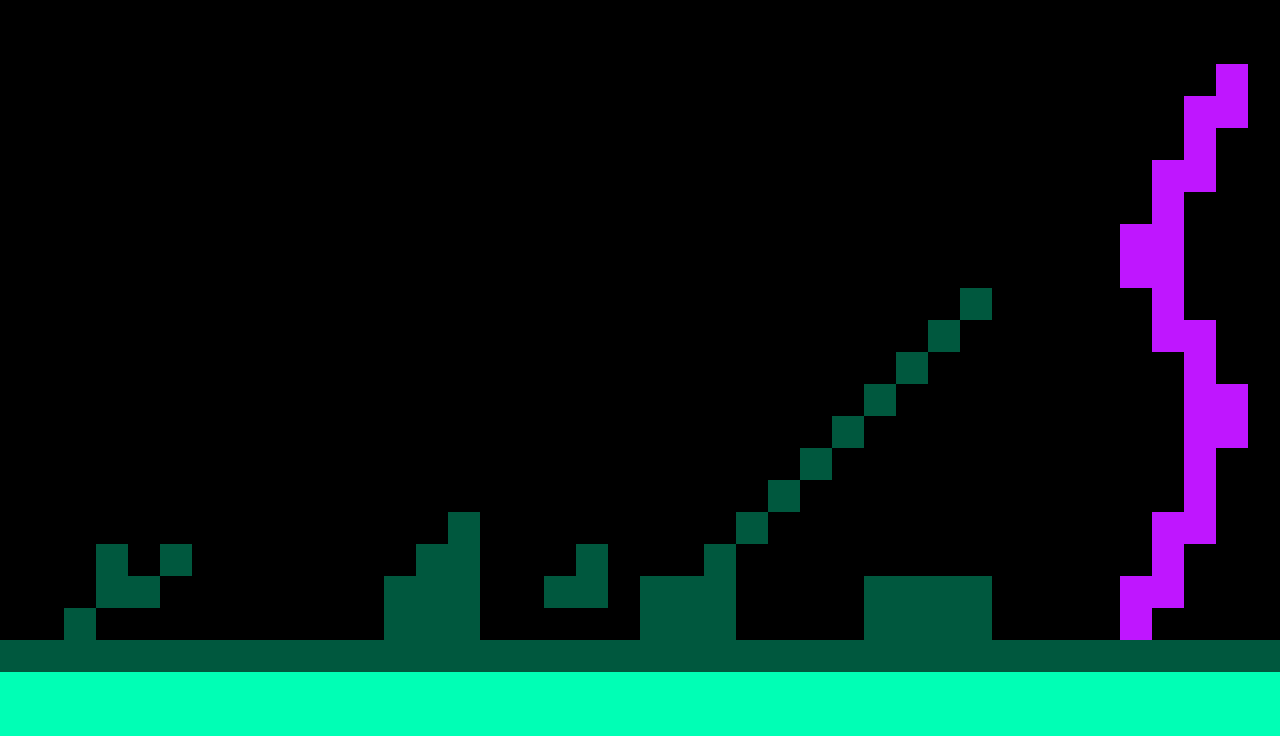

This is a level from a 2D game, rendered from its Tiled map with the project's own tilesets. A one-line summary and the complete map file follow:
An orthogonal 40x23 tile map with 32x32 px tiles, 3 tile layers (top, mid, bottom) and 1 object.

<map version="1.2" tiledversion="1.3.2" orientation="orthogonal" renderorder="right-down" compressionlevel="0" width="40" height="23" tilewidth="32" tileheight="32" infinite="0" nextlayerid="6" nextobjectid="2">
 <tileset firstgid="1" name="tileset_dev" tilewidth="32" tileheight="32" tilecount="4" columns="4">
  <image source="../sprites/tileset_dev.png" width="128" height="32" />
 </tileset>
 <layer id="1" name="top" width="40" height="23">
  <data encoding="csv">
0,0,0,0,0,0,0,0,0,0,0,0,0,0,0,0,0,0,0,0,0,0,0,0,0,0,0,0,0,0,0,0,0,0,0,0,0,0,0,0,
0,0,0,0,0,0,0,0,0,0,0,0,0,0,0,0,0,0,0,0,0,0,0,0,0,0,0,0,0,0,0,0,0,0,0,0,0,0,0,0,
0,0,0,0,0,0,0,0,0,0,0,0,0,0,0,0,0,0,0,0,0,0,0,0,0,0,0,0,0,0,0,0,0,0,0,0,0,0,2,0,
0,0,0,0,0,0,0,0,0,0,0,0,0,0,0,0,0,0,0,0,0,0,0,0,0,0,0,0,0,0,0,0,0,0,0,0,0,2,2,0,
0,0,0,0,0,0,0,0,0,0,0,0,0,0,0,0,0,0,0,0,0,0,0,0,0,0,0,0,0,0,0,0,0,0,0,0,0,2,0,0,
0,0,0,0,0,0,0,0,0,0,0,0,0,0,0,0,0,0,0,0,0,0,0,0,0,0,0,0,0,0,0,0,0,0,0,0,2,2,0,0,
0,0,0,0,0,0,0,0,0,0,0,0,0,0,0,0,0,0,0,0,0,0,0,0,0,0,0,0,0,0,0,0,0,0,0,0,2,0,0,0,
0,0,0,0,0,0,0,0,0,0,0,0,0,0,0,0,0,0,0,0,0,0,0,0,0,0,0,0,0,0,0,0,0,0,0,2,2,0,0,0,
0,0,0,0,0,0,0,0,0,0,0,0,0,0,0,0,0,0,0,0,0,0,0,0,0,0,0,0,0,0,0,0,0,0,0,2,2,0,0,0,
0,0,0,0,0,0,0,0,0,0,0,0,0,0,0,0,0,0,0,0,0,0,0,0,0,0,0,0,0,0,3,0,0,0,0,0,2,0,0,0,
0,0,0,0,0,0,0,0,0,0,0,0,0,0,0,0,0,0,0,0,0,0,0,0,0,0,0,0,0,3,0,0,0,0,0,0,2,2,0,0,
0,0,0,0,0,0,0,0,0,0,0,0,0,0,0,0,0,0,0,0,0,0,0,0,0,0,0,0,3,0,0,0,0,0,0,0,0,2,0,0,
0,0,0,0,0,0,0,0,0,0,0,0,0,0,0,0,0,0,0,0,0,0,0,0,0,0,0,3,0,0,0,0,0,0,0,0,0,2,2,0,
0,0,0,0,0,0,0,0,0,0,0,0,0,0,0,0,0,0,0,0,0,0,0,0,0,0,3,0,0,0,0,0,0,0,0,0,0,2,2,0,
0,0,0,0,0,0,0,0,0,0,0,0,0,0,0,0,0,0,0,0,0,0,0,0,0,3,0,0,0,0,0,0,0,0,0,0,0,2,0,0,
0,0,0,0,0,0,0,0,0,0,0,0,0,0,0,0,0,0,0,0,0,0,0,0,3,0,0,0,0,0,0,0,0,0,0,0,0,2,0,0,
0,0,0,0,0,0,0,0,0,0,0,0,0,0,3,0,0,0,0,0,0,0,0,3,0,0,0,0,0,0,0,0,0,0,0,0,2,2,0,0,
0,0,0,3,0,3,0,0,0,0,0,0,0,3,3,0,0,0,3,0,0,0,3,0,0,0,0,0,0,0,0,0,0,0,0,0,2,0,0,0,
0,0,0,3,3,0,0,0,0,0,0,0,3,3,3,0,0,3,3,0,3,3,3,0,0,0,0,3,3,3,3,0,0,0,0,2,2,0,0,0,
0,0,3,0,0,0,0,0,0,0,0,0,3,3,3,0,0,0,0,0,3,3,3,0,0,0,0,3,3,3,3,0,0,0,0,2,0,0,0,0,
0,0,0,0,0,0,0,0,0,0,0,0,0,0,0,0,0,0,0,0,0,0,0,0,0,0,0,0,0,0,0,0,0,0,0,0,0,0,0,0,
0,0,0,0,0,0,0,0,0,0,0,0,0,0,0,0,0,0,0,0,0,0,0,0,0,0,0,0,0,0,0,0,0,0,0,0,0,0,0,0,
0,0,0,0,0,0,0,0,0,0,0,0,0,0,0,0,0,0,0,0,0,0,0,0,0,0,0,0,0,0,0,0,0,0,0,0,0,0,0,0
</data>
 </layer>
 <layer id="2" name="mid" width="40" height="23">
  <data encoding="csv">
0,0,0,0,0,0,0,0,0,0,0,0,0,0,0,0,0,0,0,0,0,0,0,0,0,0,0,0,0,0,0,0,0,0,0,0,0,0,0,0,
0,0,0,0,0,0,0,0,0,0,0,0,0,0,0,0,0,0,0,0,0,0,0,0,0,0,0,0,0,0,0,0,0,0,0,0,0,0,0,0,
0,0,0,0,0,0,0,0,0,0,0,0,0,0,0,0,0,0,0,0,0,0,0,0,0,0,0,0,0,0,0,0,0,0,0,0,0,0,0,0,
0,0,0,0,0,0,0,0,0,0,0,0,0,0,0,0,0,0,0,0,0,0,0,0,0,0,0,0,0,0,0,0,0,0,0,0,0,0,0,0,
0,0,0,0,0,0,0,0,0,0,0,0,0,0,0,0,0,0,0,0,0,0,0,0,0,0,0,0,0,0,0,0,0,0,0,0,0,0,0,0,
0,0,0,0,0,0,0,0,0,0,0,0,0,0,0,0,0,0,0,0,0,0,0,0,0,0,0,0,0,0,0,0,0,0,0,0,0,0,0,0,
0,0,0,0,0,0,0,0,0,0,0,0,0,0,0,0,0,0,0,0,0,0,0,0,0,0,0,0,0,0,0,0,0,0,0,0,0,0,0,0,
0,0,0,0,0,0,0,0,0,0,0,0,0,0,0,0,0,0,0,0,0,0,0,0,0,0,0,0,0,0,0,0,0,0,0,0,0,0,0,0,
0,0,0,0,0,0,0,0,0,0,0,0,0,0,0,0,0,0,0,0,0,0,0,0,0,0,0,0,0,0,0,0,0,0,0,0,0,0,0,0,
0,0,0,0,0,0,0,0,0,0,0,0,0,0,0,0,0,0,0,0,0,0,0,0,0,0,0,0,0,0,0,0,0,0,0,0,0,0,0,0,
0,0,0,0,0,0,0,0,0,0,0,0,0,0,0,0,0,0,0,0,0,0,0,0,0,0,0,0,0,0,0,0,0,0,0,0,0,0,0,0,
0,0,0,0,0,0,0,0,0,0,0,0,0,0,0,0,0,0,0,0,0,0,0,0,0,0,0,0,0,0,0,0,0,0,0,0,0,0,0,0,
0,0,0,0,0,0,0,0,0,0,0,0,0,0,0,0,0,0,0,0,0,0,0,0,0,0,0,0,0,0,0,0,0,0,0,0,0,0,0,0,
0,0,0,0,0,0,0,0,0,0,0,0,0,0,0,0,0,0,0,0,0,0,0,0,0,0,0,0,0,0,0,0,0,0,0,0,0,0,0,0,
0,0,0,0,0,0,0,0,0,0,0,0,0,0,0,0,0,0,0,0,0,0,0,0,0,0,0,0,0,0,0,0,0,0,0,0,0,0,0,0,
0,0,0,0,0,0,0,0,0,0,0,0,0,0,0,0,0,0,0,0,0,0,0,0,0,0,0,0,0,0,0,0,0,0,0,0,0,0,0,0,
0,0,0,0,0,0,0,0,0,0,0,0,0,0,0,0,0,0,0,0,0,0,0,0,0,0,0,0,0,0,0,0,0,0,0,0,0,0,0,0,
0,0,0,0,0,0,0,0,0,0,0,0,0,0,0,0,0,0,0,0,0,0,0,0,0,0,0,0,0,0,0,0,0,0,0,0,0,0,0,0,
0,0,0,0,0,0,0,0,0,0,0,0,0,0,0,0,0,0,0,0,0,0,0,0,0,0,0,0,0,0,0,0,0,0,0,0,0,0,0,0,
0,0,0,0,0,0,0,0,0,0,0,0,0,0,0,0,0,0,0,0,0,0,0,0,0,0,0,0,0,0,0,0,0,0,0,0,0,0,0,0,
0,0,0,0,0,0,0,0,0,0,0,0,0,0,0,0,0,0,0,0,0,0,0,0,0,0,0,0,0,0,0,0,0,0,0,0,0,0,0,0,
0,0,0,0,0,0,0,0,0,0,0,0,0,0,0,0,0,0,0,0,0,0,0,0,0,0,0,0,0,0,0,0,0,0,0,0,0,0,0,0,
0,0,0,0,0,0,0,0,0,0,0,0,0,0,0,0,0,0,0,0,0,0,0,0,0,0,0,0,0,0,0,0,0,0,0,0,0,0,0,0
</data>
 </layer>
 <layer id="3" name="bottom" width="40" height="23">
  <data encoding="csv">
0,0,0,0,0,0,0,0,0,0,0,0,0,0,0,0,0,0,0,0,0,0,0,0,0,0,0,0,0,0,0,0,0,0,0,0,0,0,0,0,
0,0,0,0,0,0,0,0,0,0,0,0,0,0,0,0,0,0,0,0,0,0,0,0,0,0,0,0,0,0,0,0,0,0,0,0,0,0,0,0,
0,0,0,0,0,0,0,0,0,0,0,0,0,0,0,0,0,0,0,0,0,0,0,0,0,0,0,0,0,0,0,0,0,0,0,0,0,0,0,0,
0,0,0,0,0,0,0,0,0,0,0,0,0,0,0,0,0,0,0,0,0,0,0,0,0,0,0,0,0,0,0,0,0,0,0,0,0,0,0,0,
0,0,0,0,0,0,0,0,0,0,0,0,0,0,0,0,0,0,0,0,0,0,0,0,0,0,0,0,0,0,0,0,0,0,0,0,0,0,0,0,
0,0,0,0,0,0,0,0,0,0,0,0,0,0,0,0,0,0,0,0,0,0,0,0,0,0,0,0,0,0,0,0,0,0,0,0,0,0,0,0,
0,0,0,0,0,0,0,0,0,0,0,0,0,0,0,0,0,0,0,0,0,0,0,0,0,0,0,0,0,0,0,0,0,0,0,0,0,0,0,0,
0,0,0,0,0,0,0,0,0,0,0,0,0,0,0,0,0,0,0,0,0,0,0,0,0,0,0,0,0,0,0,0,0,0,0,0,0,0,0,0,
0,0,0,0,0,0,0,0,0,0,0,0,0,0,0,0,0,0,0,0,0,0,0,0,0,0,0,0,0,0,0,0,0,0,0,0,0,0,0,0,
0,0,0,0,0,0,0,0,0,0,0,0,0,0,0,0,0,0,0,0,0,0,0,0,0,0,0,0,0,0,0,0,0,0,0,0,0,0,0,0,
0,0,0,0,0,0,0,0,0,0,0,0,0,0,0,0,0,0,0,0,0,0,0,0,0,0,0,0,0,0,0,0,0,0,0,0,0,0,0,0,
0,0,0,0,0,0,0,0,0,0,0,0,0,0,0,0,0,0,0,0,0,0,0,0,0,0,0,0,0,0,0,0,0,0,0,0,0,0,0,0,
0,0,0,0,0,0,0,0,0,0,0,0,0,0,0,0,0,0,0,0,0,0,0,0,0,0,0,0,0,0,0,0,0,0,0,0,0,0,0,0,
0,0,0,0,0,0,0,0,0,0,0,0,0,0,0,0,0,0,0,0,0,0,0,0,0,0,0,0,0,0,0,0,0,0,0,0,0,0,0,0,
0,0,0,0,0,0,0,0,0,0,0,0,0,0,0,0,0,0,0,0,0,0,0,0,0,0,0,0,0,0,0,0,0,0,0,0,0,0,0,0,
0,0,0,0,0,0,0,0,0,0,0,0,0,0,0,0,0,0,0,0,0,0,0,0,0,0,0,0,0,0,0,0,0,0,0,0,0,0,0,0,
0,0,0,0,0,0,0,0,0,0,0,0,0,0,0,0,0,0,0,0,0,0,0,0,0,0,0,0,0,0,0,0,0,0,0,0,0,0,0,0,
0,0,0,0,0,0,0,0,0,0,0,0,0,0,0,0,0,0,0,0,0,0,0,0,0,0,0,0,0,0,0,0,0,0,0,0,0,0,0,0,
0,0,0,0,0,0,0,0,0,0,0,0,0,0,0,0,0,0,0,0,0,0,0,0,0,0,0,0,0,0,0,0,0,0,0,0,0,0,0,0,
0,0,0,0,0,0,0,0,0,0,0,0,0,0,0,0,0,0,0,0,0,0,0,0,0,0,0,0,0,0,0,0,0,0,0,0,0,0,0,0,
3,3,3,3,3,3,3,3,3,3,3,3,3,3,3,3,3,3,3,3,3,3,3,3,3,3,3,3,3,3,3,3,3,3,3,3,3,3,3,3,
4,4,4,4,4,4,4,4,4,4,4,4,4,4,4,4,4,4,4,4,4,4,4,4,4,4,4,4,4,4,4,4,4,4,4,4,4,4,4,4,
4,4,4,4,4,4,4,4,4,4,4,4,4,4,4,4,4,4,4,4,4,4,4,4,4,4,4,4,4,4,4,4,4,4,4,4,4,4,4,4
</data>
 </layer>
 <objectgroup id="5" name="spawn">
  <object id="1" x="100" y="520" width="16" height="16" />
 </objectgroup>
</map>
